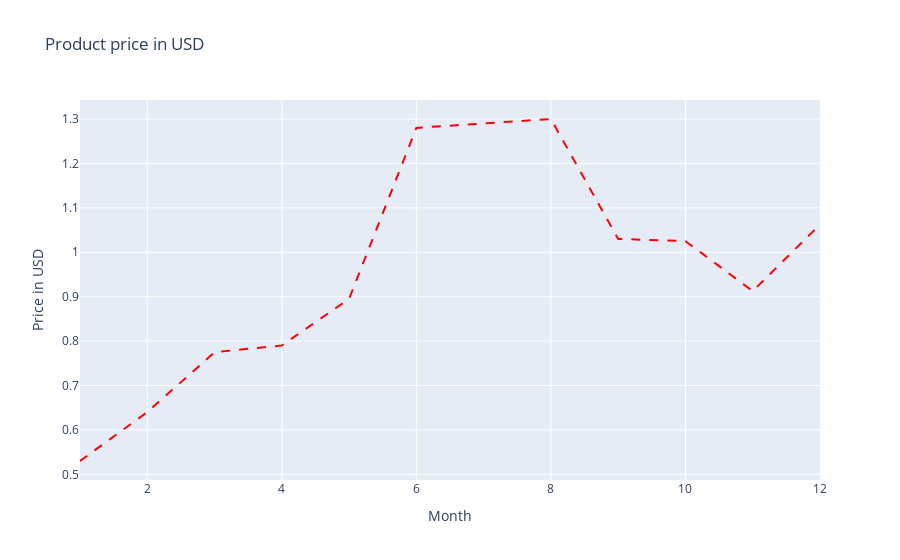

The notebook cell this image was saved under:
### Code cell
prices = [
    (1, 2.12),
    (2, 2.56),
    (3, 3.10),
    (4, 3.16),
    (5, 3.58),
    (6, 5.12),
    (7, 5.16),
    (8, 5.20),
    (9, 4.12),
    (10, 4.10),
    (11, 3.65),
    (12, 4.25)
]

df = pd.DataFrame(prices, columns=['Month', 'Price_PLN'])
df.set_index('Month', inplace=True)
df['Price_USD'] = df['Price_PLN'] / 4.0
fig = go.Figure()

fig.add_trace(go.Scatter(x=df.index, y=df['Price_USD'], mode='lines', line=dict(color='red', dash='dash'), name='Price_USD'))
fig.update_layout(title='Product price in USD', xaxis_title='Month', yaxis_title='Price in USD')
fig.show()

### Figure 1 — Plotly figure (JSON) as saved in the notebook; plotly's stock layout.template omitted (floating-point values rounded to 4 significant figures)
{"data": [{"line": {"color": "red", "dash": "dash"}, "mode": "lines", "name": "Price_USD", "type": "scatter", "x": [1, 2, 3, 4, 5, 6, 7, 8, 9, 10, 11, 12], "y": [0.53, 0.64, 0.775, 0.79, 0.895, 1.28, 1.29, 1.3, 1.03, 1.025, 0.9125, 1.062]}], "layout": {"autosize": true, "title": {"text": "Product price in USD"}, "xaxis": {"autorange": true, "range": [1, 12], "title": {"text": "Month"}, "type": "linear"}, "yaxis": {"autorange": true, "range": [0.4872, 1.343], "title": {"text": "Price in USD"}, "type": "linear"}}}
